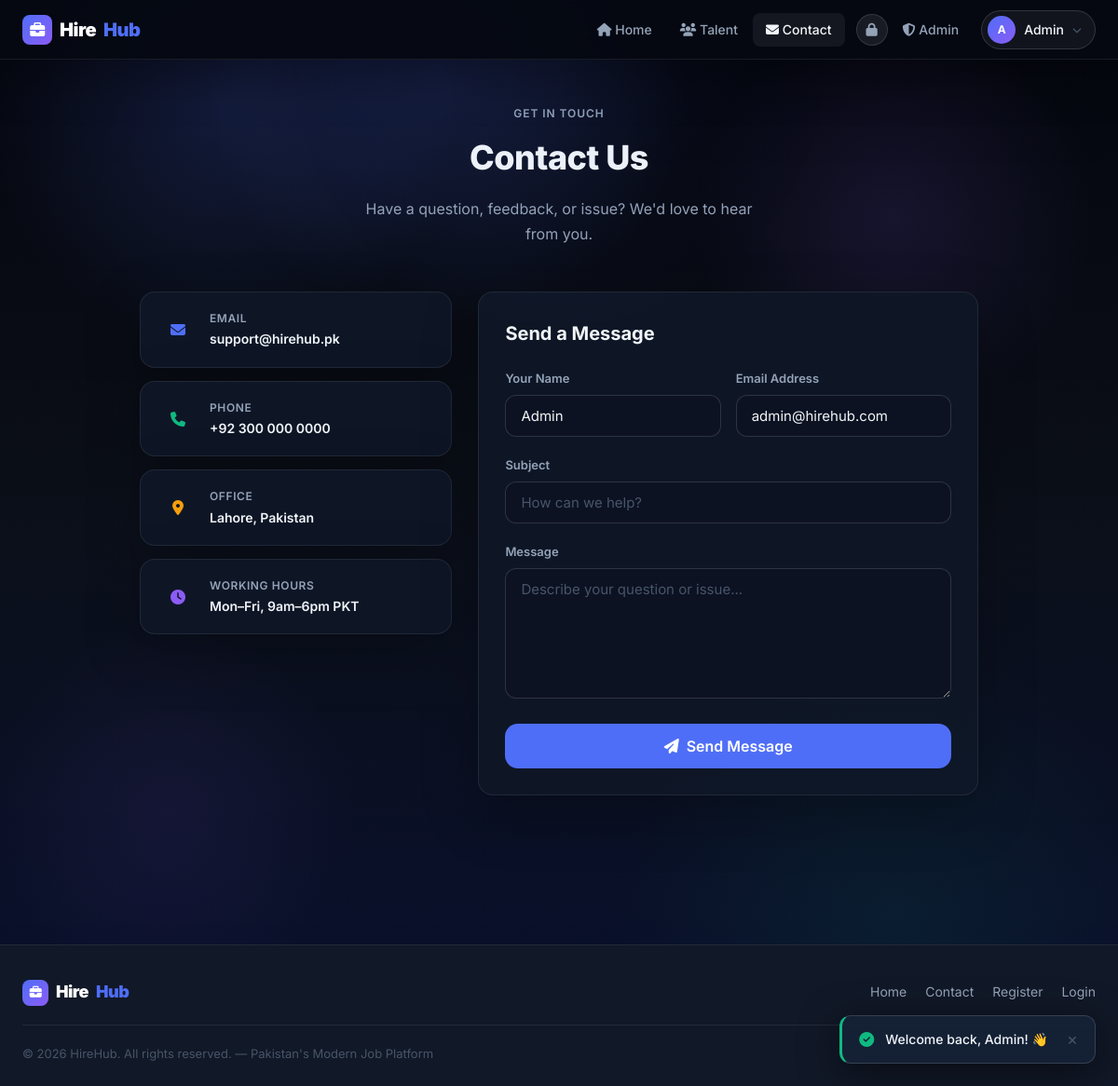
The app's page /contact.php (signed in) with its own data.
### tables this page shows
CREATE TABLE IF NOT EXISTS users (
    id               INT           AUTO_INCREMENT PRIMARY KEY,
    name             VARCHAR(255)  NOT NULL,
    email            VARCHAR(255)  NOT NULL UNIQUE,
    password         VARCHAR(255)  NOT NULL,
    role             ENUM('seeker','employer','admin') NOT NULL DEFAULT 'seeker',
    phone            VARCHAR(50)   DEFAULT NULL,
    location         VARCHAR(150)  DEFAULT NULL,
    bio              TEXT          DEFAULT NULL,
    profile_pic      VARCHAR(500)  DEFAULT NULL,
    headline         VARCHAR(255)  DEFAULT NULL,           
    company_name     VARCHAR(255)  DEFAULT NULL,           
    company_location VARCHAR(255)  DEFAULT NULL,           
    is_active        TINYINT(1)    NOT NULL DEFAULT 1,     
    created_at       TIMESTAMP     DEFAULT CURRENT_TIMESTAMP,
    INDEX idx_email  (email),
    INDEX idx_role   (role),
    INDEX idx_active (is_active)
);

### config.php (called while the page is built, shortened)
<?php
$conn = new mysqli(DB_HOST, DB_USER, DB_PASS, DB_NAME);
$conn->set_charset('utf8mb4');
function isLoggedIn(): bool {
    return isset($_SESSION['user_id']);
}
function getCurrentUser(): ?array {
    global $conn;
    $id   = (int)$_SESSION['user_id'];
    $stmt = $conn->prepare("SELECT * FROM users WHERE id = ?");
    $stmt->bind_param('i', $id);
    $stmt->execute();
    $res  = $stmt->get_result();
    return ($res->num_rows > 0) ? $res->fetch_assoc() : null;
}
function e(string $str): string {
    return htmlspecialchars($str, ENT_QUOTES, 'UTF-8');
}
function initials(string $name): string {
    $parts = explode(' ', trim($name));
    $init  = strtoupper(substr($parts[0], 0, 1));
    return $init;
}

### contact.php (the view, shortened to what this page needs)
<?php
require_once 'config.php';
require 'header.php';
?>
<main class="page-body">
<div class="container">
    <div style="text-align:center;margin-bottom:48px;">
        <p class="label" style="margin-bottom:10px;">Get in Touch</p>
        <h1 class="h2" style="margin-bottom:12px;">Contact Us</h1>
        <p style="color:var(--text2);font-size:16px;max-width:440px;margin:0 auto;line-height:1.7;">
            Have a question, feedback, or issue? We'd love to hear from you.
        </p>
    </div>
    <div style="display:grid;grid-template-columns:1fr 1.6fr;gap:28px;align-items:start;max-width:900px;margin:0 auto;" class="contact-grid">
        <div style="display:flex;flex-direction:column;gap:14px;">
            <?php
            $cards = [
                ['fa-envelope',    'var(--accent)',  'Email',        SITE_EMAIL],
                ['fa-phone',       'var(--green)',   'Phone',        '+92 300 000 0000'],
                ['fa-location-dot','var(--amber)',   'Office',       'Lahore, Pakistan'],
                ['fa-clock',       'var(--purple)',  'Working Hours','Mon–Fri, 9am–6pm PKT'],
            ];
            foreach ($cards as $c): ?>
            <div class="card" style="display:flex;align-items:center;gap:14px;padding:18px 20px;">
                <div style="width:40px;height:40px;border-radius:10px;background:<?= $c[1] ?>22;display:flex;align-items:center;justify-content:center;flex-shrink:0;">
                    <i class="fa <?= $c[0] ?>" style="color:<?= $c[1] ?>;"></i>
                </div>
                <div>
                    <div style="font-size:12px;color:var(--text2);font-weight:600;text-transform:uppercase;letter-spacing:.05em;"><?= $c[2] ?></div>
                    <div style="font-size:14px;font-weight:600;margin-top:2px;"><?= $c[3] ?></div>
                </div>
            </div>
            <?php endforeach; ?>
        </div>
        <div class="card">
            <h3 class="h3" style="margin-bottom:22px;">Send a Message</h3>
            <form method="POST" action="contact.php">
                <div style="display:grid;grid-template-columns:1fr 1fr;gap:16px;">
                    <div class="form-group">
                        <label class="form-label">Your Name</label>
                        <input type="text" name="name" class="form-control"
                               placeholder="Full name"
                               value="<?= e($_POST['name'] ?? ($_currentUser['name'] ?? '')) ?>" required>
                    </div>
                    <div class="form-group">
                        <label class="form-label">Email Address</label>
                        <input type="email" name="email" class="form-control"
                               placeholder="you@example.com"
                               value="<?= e($_POST['email'] ?? ($_currentUser['email'] ?? '')) ?>" required>
                    </div>
                </div>
                <div class="form-group">
                    <label class="form-label">Subject</label>
                    <input type="text" name="subject" class="form-control"
                           placeholder="How can we help?"
                           value="<?= e($_POST['subject'] ?? '') ?>" required>
                </div>
                <div class="form-group">
                    <label class="form-label">Message</label>
                    <textarea name="message" class="form-control" rows="6"
                              placeholder="Describe your question or issue..."
                              required><?= e($_POST['message'] ?? '') ?></textarea>
                </div>
                <button type="submit" class="btn btn-primary btn-lg btn-block">
                    <i class="fa fa-paper-plane"></i> Send Message
                </button>
            </form>
        </div>
    </div>
</div>
</main>
<?php require 'footer.php'; ?>

### header.php (shortened to what this page needs)
<?php
require_once 'config.php';
$_currentUser = getCurrentUser();
$__currentPage = basename($_SERVER['PHP_SELF']);
?>
<!DOCTYPE html>
<html lang="en">
<head>
    <link rel="stylesheet" href="https://cdnjs.cloudflare.com/ajax/libs/font-awesome/6.5.0/css/all.min.css">
</head>
<body>
<header class="navbar">
    <div class="navbar-inner">
        <a href="index.php" class="nav-logo">
            <div class="logo-icon"><i class="fa-solid fa-briefcase"></i></div>
            Hire<span>Hub</span>
        </a>
        <nav class="nav-links">
            <a href="index.php"
               class="nav-link <?= $__currentPage === 'index.php' ? 'active' : '' ?>">
                <i class="fa fa-home"></i> Home
            </a>
            <a href="candidates.php"
               class="nav-link <?= $__currentPage === 'candidates.php' ? 'active' : '' ?>">
                <i class="fa fa-users"></i> Talent
            </a>
            <a href="contact.php"
               class="nav-link <?= $__currentPage === 'contact.php' ? 'active' : '' ?>">
                <i class="fa fa-envelope"></i> Contact
            </a>
            <button id="secret-admin-trigger" class="secret-admin-trigger" type="button" aria-label="Secret admin access">
                <i class="fa fa-lock"></i>
            </button>
            <?php if ($_currentUser): ?>
                <?php if ($_currentUser['role'] === 'admin'): ?>
                    <a href="admin/index.php" class="nav-link <?= $__currentPage === 'admin/index.php' ? 'active' : '' ?>">
                        <i class="fa fa-shield-halved"></i> Admin
                    </a>
                <?php endif; ?>
                <div class="user-menu" style="margin-left:8px;">
                    <div class="user-trigger">
                        <div class="nav-avatar">
                            <?= initials($_currentUser['name']) ?>
                        </div>
                        <?= e(explode(' ', $_currentUser['name'])[0]) ?>
                        <i class="fa fa-chevron-down" style="font-size:10px; color:var(--text3);"></i>
                    </div>
                </div>
            <?php else: ?>
                <a href="login.php"    class="btn btn-ghost btn-sm" style="margin-left:6px;">Login</a>
                <a href="register.php" class="btn btn-primary btn-sm" style="margin-left:4px;">Get Started</a>
            <?php endif; ?>
        </nav>
    </div>
</header>
<div id="toast-container"></div>

### records on screen
users: name "A", name "Admin", email "admin@hirehub.com"

### other values on screen
$c[2] "EMAIL"
$c[3] "support@hirehub.pk"
$c[2] "PHONE"
$c[3] "+92 300 000 0000"
$c[2] "OFFICE"
$c[3] "Lahore, Pakistan"
$c[2] "WORKING HOURS"
$c[3] "Mon–Fri, 9am–6pm PKT"
SITE_NAME "HireHub"
